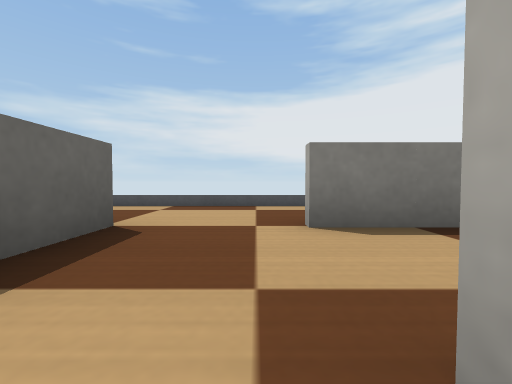
View 1 (above)

24 first-person views from a walk through a Webots world. The camera is 0.21 m above the floor, tilts 2° down and sees 90° across. The floor is counted in squares, 0.5 m on a side. Each view is taken from the middle of a square. On the plan, view 1 faces up. The plan holds only what a view shows up to about 9 squares ahead; the rest is blank. Webots' stock objects and surfaces are drawn as simple stand-ins.

View 2
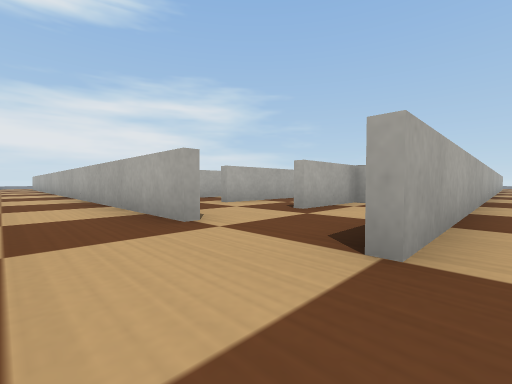

View 3
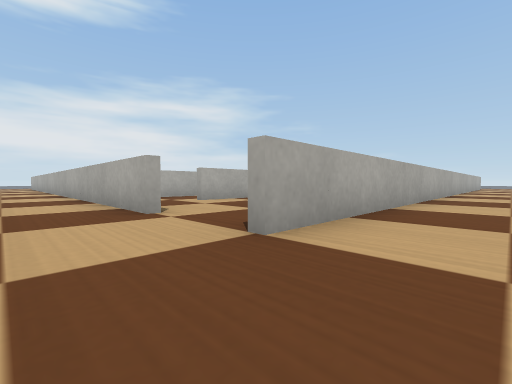

View 4
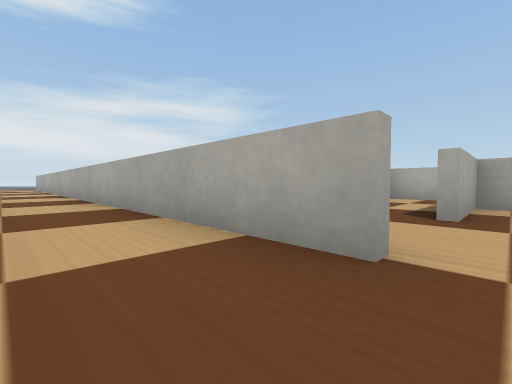

View 5
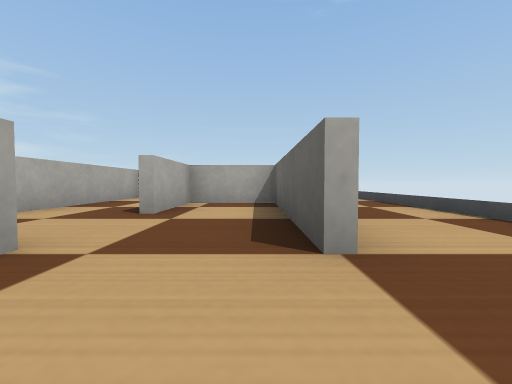

View 6
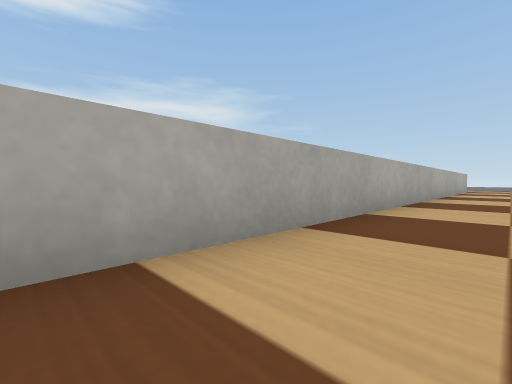

View 7
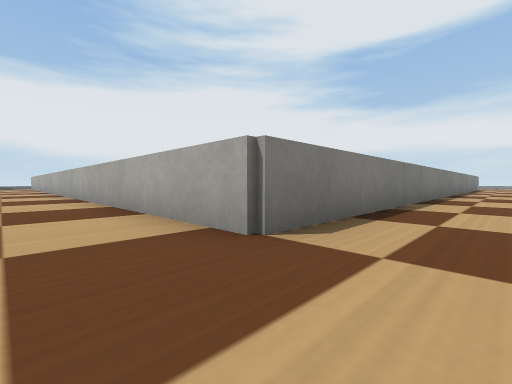

View 8
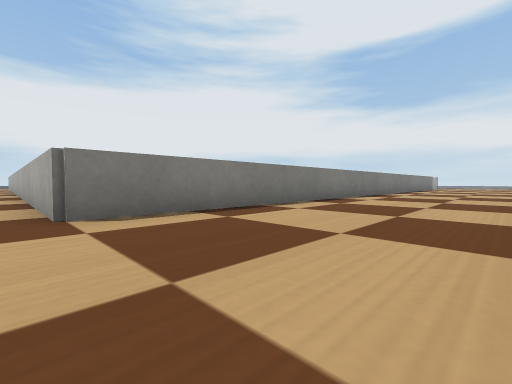

View 9
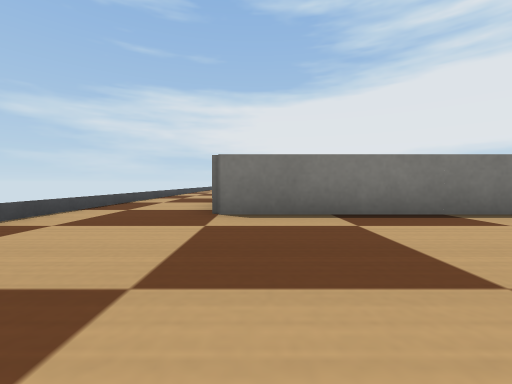

View 10
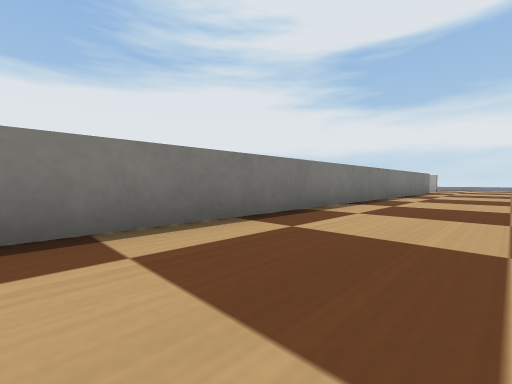

View 11
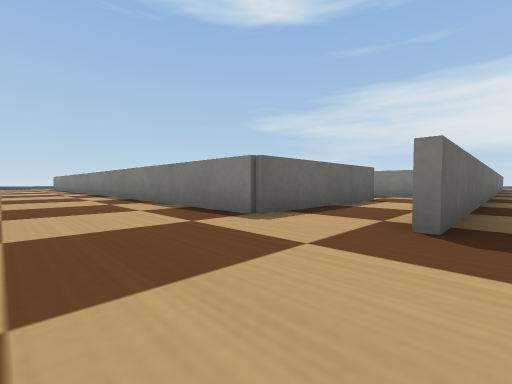

View 12
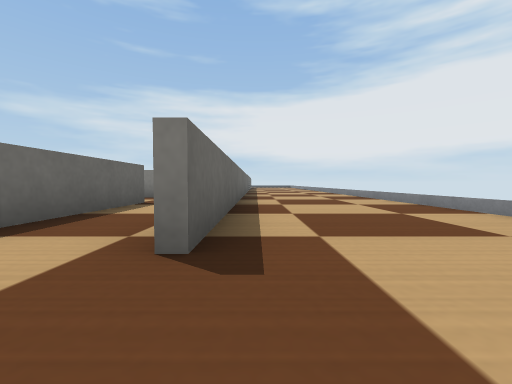

View 13
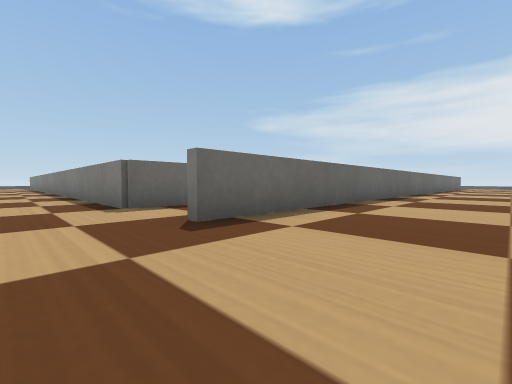

View 14
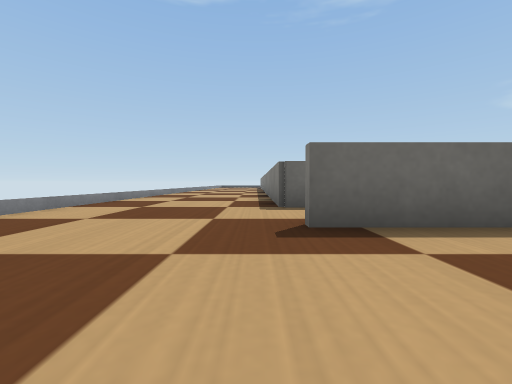

View 15
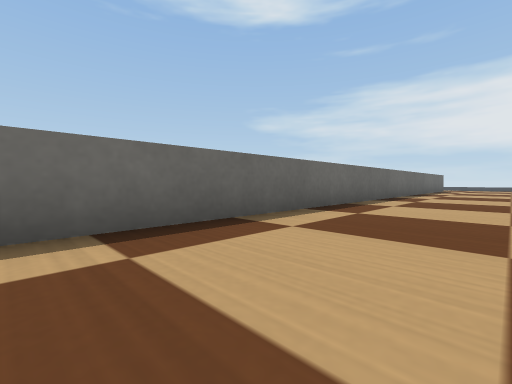

View 16
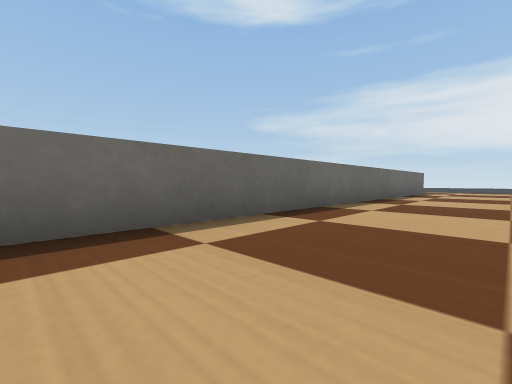

View 17
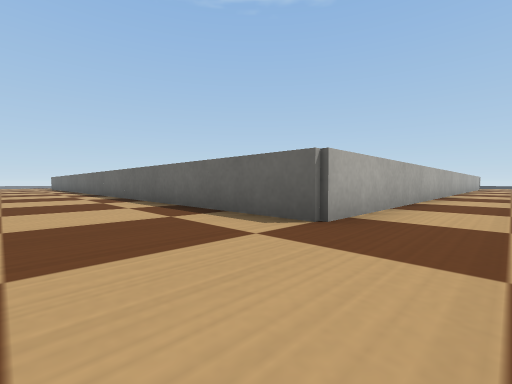

View 18
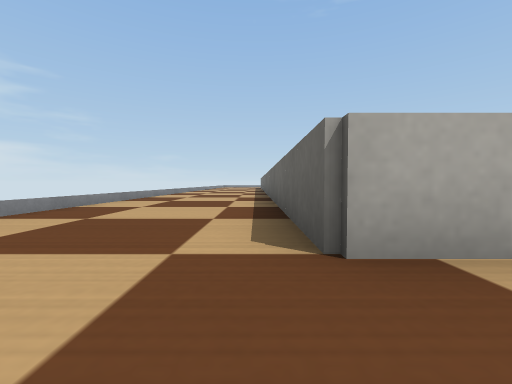

View 19
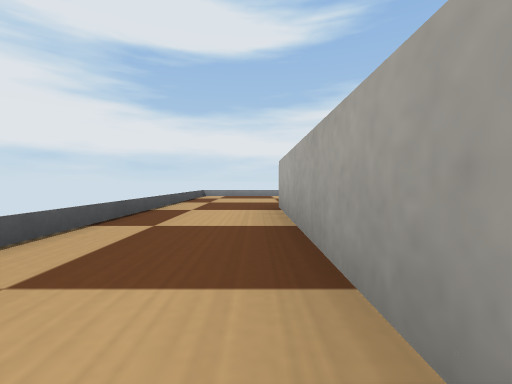

View 20
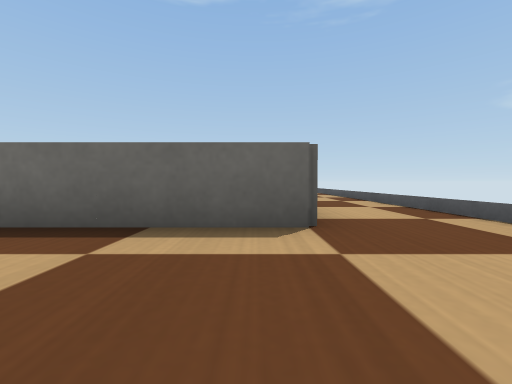

View 21
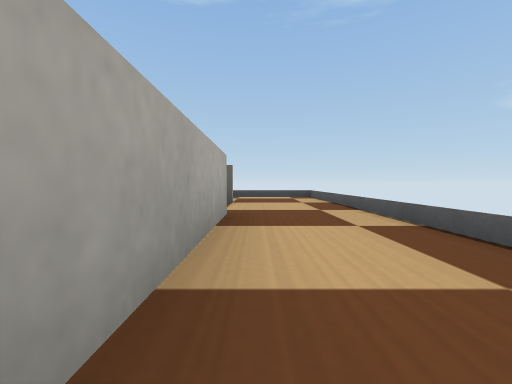

View 22
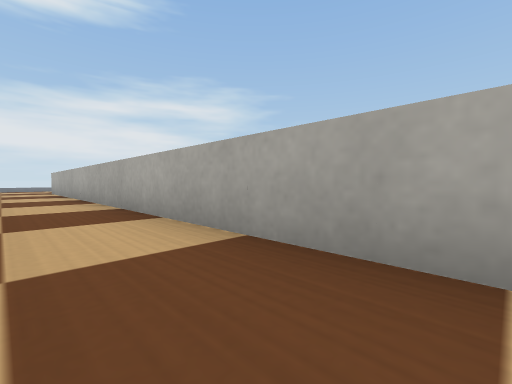

View 23
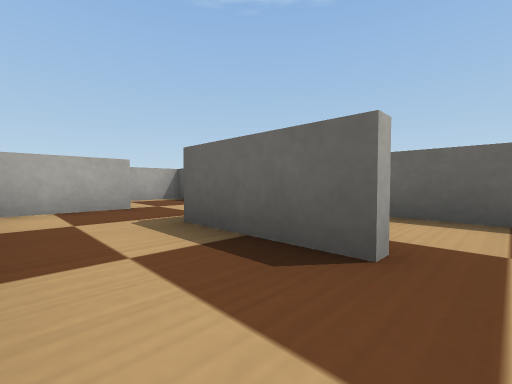

View 24
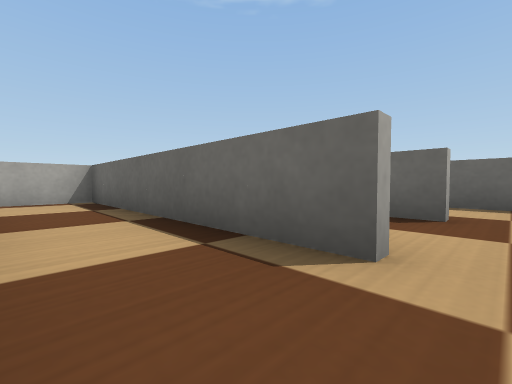

### Floor plan
Points are (right, up) in squares from view 1. A wall is a line through its corners. A room is listed if a view was taken in it or the views show most of it. See-through windows are left out.
Room 1 (view 1)
walls: (-1.4, 1.6) (-1.4, -1.4) (0.4, -1.4) (0.4, 0.5)
ways out: opening at (0, 2) to room 2; opening at (1, 1) to room 3
Room 2 (views 2, 3, 4, 5, 6, 7, 8, 9, 10, 11, 12, 13, 14, 15, 16, 17, 18, 19, 20, 21, 22)
walls: (16.6, -13.4) (16.6, -17.6) (-1.6, -17.6) (-1.6, 2.5); (0.4, 2.6) (18.6, 2.6) (18.6, -17.5); (-1.4, 2.6) (-1.4, 1.6)
low walls: (22.2, -15.9) (22.2, -10); (12.6, -21.3) (17.8, -21.3); (22.2, -5) (22.2, 4.7) (12, 4.7); (-3.8, -12) (-3.8, -18.2); (2.4, 4.7) (-3.8, 4.7) (-3.8, -3)
ways out: opening at (0, 2) to room 1; opening at (17, -13)
Room 3 (view 23)
walls: (0.6, 0.6) (0.6, -1.5); (0.4, -3.4) (2.4, -3.4) (2.4, 0.5); (2, 2.4) (0.5, 2.4)
ways out: opening at (1, 1) to room 1; opening at (3, 1) to room 4; opening at (0, -4)
Room 4 (view 24)
walls: (4.4, -1) (4.4, 0.6); (2.6, 0.6) (2.6, -5.4) (4, -5.4)
ways out: opening at (3, 1) to room 3

Where each view was taken, in squares from view 1:
view 1: 0 up, 0 right, facing up
view 2: 4 up, 2 left, facing down-right
view 3: 4 up, 3 left, facing down-right
view 4: 4 up, 0 right, facing down-right
view 5: 4 up, 1 left, facing down
view 6: 3 down, 3 left, facing down-right
view 7: 19 down, 3 left, facing up-right
view 8: 21 down, 2 left, facing up-right
view 9: 21 down, 1 left, facing up
view 10: 20 down, 4 right, facing up-right
view 11: 20 down, 19 right, facing up-left
view 12: 19 down, 19 right, facing up
view 13: 19 down, 21 right, facing up-left
view 14: 18 down, 21 right, facing left
view 15: 13 down, 21 right, facing up-left
view 16: 9 down, 21 right, facing up-left
view 17: 4 up, 21 right, facing down-left
view 18: 4 up, 19 right, facing down
view 19: 3 up, 14 right, facing right
view 20: 2 up, 21 right, facing left
view 21: 3 up, 4 right, facing left
view 22: 4 up, 6 right, facing down-right
view 23: 1 up, 2 right, facing down-left
view 24: 1 up, 4 right, facing down-left
